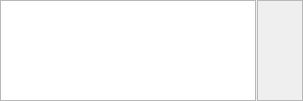
        <widget class="QFrame" name="frame_6">
         <property name="sizePolicy">
          <sizepolicy hsizetype="Preferred" vsizetype="Maximum">
           <horstretch>0</horstretch>
           <verstretch>0</verstretch>
          </sizepolicy>
         </property>
         <property name="frameShape">
          <enum>QFrame::NoFrame</enum>
         </property>
         <property name="frameShadow">
          <enum>QFrame::Raised</enum>
         </property>
         <layout class="QHBoxLayout" name="horizontalLayout_3">
          <property name="spacing">
           <number>1</number>
          </property>
          <property name="margin">
           <number>0</number>
          </property>
          <item>
           <widget class="QListView" name="listView">
            <property name="sizePolicy">
             <sizepolicy hsizetype="Expanding" vsizetype="Fixed">
              <horstretch>0</horstretch>
              <verstretch>0</verstretch>
             </sizepolicy>
            </property>
            <property name="maximumSize">
             <size>
              <width>16777215</width>
              <height>101</height>
             </size>
            </property>
           </widget>
          </item>
          <item>
           <widget class="QFrame" name="frame_11">
            <property name="sizePolicy">
             <sizepolicy hsizetype="Preferred" vsizetype="Fixed">
              <horstretch>0</horstretch>
              <verstretch>0</verstretch>
             </sizepolicy>
            </property>
            <property name="maximumSize">
             <size>
              <width>16777215</width>
              <height>101</height>
             </size>
            </property>
            <property name="frameShape">
             <enum>QFrame::StyledPanel</enum>
            </property>
            <property name="frameShadow">
             <enum>QFrame::Raised</enum>
            </property>
            <layout class="QVBoxLayout" name="verticalLayout_2">
             <property name="spacing">
              <number>1</number>
             </property>
             <property name="margin">
              <number>2</number>
             </property>
             <item>
              <widget class="QPushButton" name="pushButton">
               <property name="sizePolicy">
                <sizepolicy hsizetype="Fixed" vsizetype="Fixed">
                 <horstretch>0</horstretch>
                 <verstretch>0</verstretch>
                </sizepolicy>
               </property>
               <property name="autoFillBackground">
                <bool>false</bool>
               </property>
               <property name="text">
                <string/>
               </property>
               <property name="icon">
                <iconset resource="../../resources/DonatForm.qrc">
                 <normaloff>:/InDonat/Forms/images/UL_1.gif</normaloff>:/InDonat/Forms/images/UL_1.gif</iconset>
               </property>
               <property name="checkable">
                <bool>false</bool>
               </property>
               <property name="checked">
                <bool>false</bool>
               </property>
               <property name="autoRepeat">
                <bool>false</bool>
               </property>
               <property name="autoExclusive">
                <bool>false</bool>
               </property>
               <property name="autoDefault">
                <bool>false</bool>
               </property>
               <property name="default">
                <bool>false</bool>
               </property>
               <property name="flat">
                <bool>true</bool>
               </property>
              </widget>
             </item>
             <item>
              <widget class="QPushButton" name="pushButton_2">
               <property name="sizePolicy">
                <sizepolicy hsizetype="Fixed" vsizetype="Fixed">
                 <horstretch>0</horstretch>
                 <verstretch>0</verstretch>
                </sizepolicy>
               </property>
               <property name="text">
                <string/>
               </property>
               <property name="icon">
                <iconset resource="../../resources/DonatForm.qrc">
                 <normaloff>:/InDonat/Forms/images/UL_2.gif</normaloff>:/InDonat/Forms/images/UL_2.gif</iconset>
               </property>
               <property name="flat">
                <bool>true</bool>
               </property>
              </widget>
             </item>
             <item>
              <widget class="QPushButton" name="pushButton_3">
               <property name="sizePolicy">
                <sizepolicy hsizetype="Fixed" vsizetype="Fixed">
                 <horstretch>0</horstretch>
                 <verstretch>0</verstretch>
                </sizepolicy>
               </property>
               <property name="text">
                <string/>
               </property>
               <property name="icon">
                <iconset resource="../../resources/DonatForm.qrc">
                 <normaloff>:/InDonat/Forms/images/UL_3.gif</normaloff>:/InDonat/Forms/images/UL_3.gif</iconset>
               </property>
               <property name="flat">
                <bool>true</bool>
               </property>
              </widget>
             </item>
            </layout>
           </widget>
          </item>
         </layout>
        </widget>
